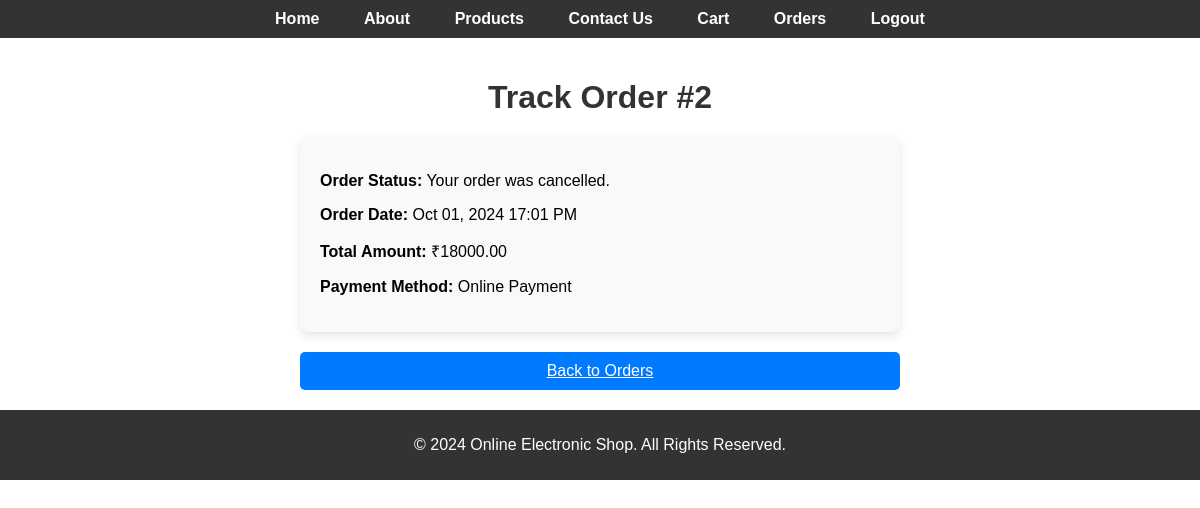
Page /track-order/2/ (signed in) on the committed database.
### eshop_app/models.py (models this page shows, shortened)
class Order(models.Model):
    PAYMENT_CHOICES = [
        ('COD', 'Cash on Delivery'),
        ('Online', 'Online Payment')
    ]
    user = models.ForeignKey(CustomUser, on_delete=models.CASCADE)
    total_amount = models.DecimalField(max_digits=10, decimal_places=2)
    payment_method = models.CharField(max_length=20, choices=PAYMENT_CHOICES)
    payment_status = models.CharField(max_length=20, default="Pending")
    razorpay_order_id = models.CharField(max_length=100, blank=True, null=True)
    razorpay_payment_id = models.CharField(max_length=100, blank=True, null=True)
    razorpay_signature = models.CharField(max_length=255, blank=True, null=True)
    created_at = models.DateTimeField(auto_now_add=True)

### eshop_app/views.py (the view)
# urls.py: path('track-order/<int:order_id>/', views.track_order, name='track_order'),
@login_required
def track_order(request, order_id):
    user = get_object_or_404(CustomUser,email=request.session['email'])
    order = get_object_or_404(Order, id=order_id, user=user)
    if order.payment_status == 'Shipped':
        tracking_info = "Your order has been shipped."
    elif order.payment_status == 'Pending':
        tracking_info = "Your order is still being processed."
    elif order.payment_status == 'Cancelled':
        tracking_info = "Your order was cancelled."
    elif order.payment_status == 'Completed':
        tracking_info = "Your order was delivered."
    else:
        tracking_info = "Order status unknown."
    return render(request, 'track_order.html', {'order': order, 'tracking_info': tracking_info})

### eshop_app/views.py (called while the page is built)
def login_required(view_func):
    @wraps(view_func)
    def wrapper(request, *args, **kwargs):
        if request.session.get('email'):
            return view_func(request, *args, **kwargs)
        else:
            return redirect('login')  # Redirect to your custom login page if not authenticated
    return wrapper

### template/track_order.html (shortened to what this page needs)
{% extends 'base_app/base_app.html' %}
{% block content %}
<div class="track-order-container">
    <h1 class="title">Track Order #{{ order.id }}</h1>
    <div class="tracking-details">
        <p><strong>Order Status:</strong> {{ tracking_info }}</p>
        <p><strong>Order Date:</strong> {{ order.created_at|date:"M d, Y H:i A" }}</p>
        <p><strong>Total Amount:</strong> ₹{{ order.total_amount }}</p>
        <p><strong>Payment Method:</strong> {{ order.get_payment_method_display }}</p>
    </div>
    <a href="{% url 'view_order' %}" class="btn btn-primary">Back to Orders</a>
</div>
{% endblock %}

### static/css/styles.css (style rules this page uses)
body { font-family: Arial, sans-serif; margin: 0; padding: 0; }

### template/track_order.html (style rules this page uses)
.track-order-container { max-width: 600px; margin: 0 auto; padding: 20px; }
.title { text-align: center; font-size: 2rem; margin-bottom: 20px; color: #333; }
.tracking-details { background-color: #f9f9f9; padding: 20px; border-radius: 8px; box-shadow: 0 4px 8px rgba(0, 0, 0, 0.1); margin-bottom: 20px; }
.btn-primary { display: block; text-align: center; padding: 10px; background-color: #007bff; color: white; border: none; border-radius: 5px; cursor: pointer; transition: background-color 0.3s ease; }

### rows in the picture
Order: id "2", created_at "Oct 01, 2024 17:01 PM", total_amount "18000.00", payment_method "Online Payment"

### other values in the picture
{{ tracking_info }} "Your order was cancelled."
